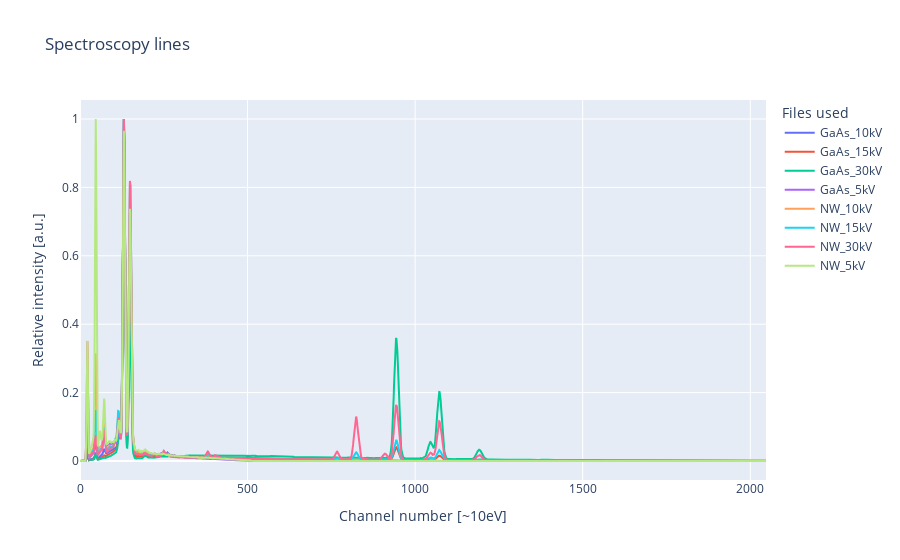

The notebook cell saved with this chart:
### Code cell
plotly_plot_multiple_spectra(get_multiple_data_arrays(filters=["NW", "GaAs"]), mode='lines')

### Figure 1 — Plotly figure (JSON) as saved in the notebook; plotly's stock layout.template omitted (floating-point values rounded to 4 significant figures; data arrays with more than 128 entries replaced by an {"elided": "..."} marker saying what was removed)
{"data": [{"mode": "lines", "name": "GaAs_10kV", "type": "scatter", "x": {"elided": "2048 int values"}, "y": {"elided": "2048 float values"}}, {"mode": "lines", "name": "GaAs_15kV", "type": "scatter", "x": {"elided": "2048 int values"}, "y": {"elided": "2048 float values"}}, {"mode": "lines", "name": "GaAs_30kV", "type": "scatter", "x": {"elided": "2048 int values"}, "y": {"elided": "2048 float values"}}, {"mode": "lines", "name": "GaAs_5kV", "type": "scatter", "x": {"elided": "2048 int values"}, "y": {"elided": "2048 float values"}}, {"mode": "lines", "name": "NW_10kV", "type": "scatter", "x": {"elided": "2048 int values"}, "y": {"elided": "2048 float values"}}, {"mode": "lines", "name": "NW_15kV", "type": "scatter", "x": {"elided": "2048 int values"}, "y": {"elided": "2048 float values"}}, {"mode": "lines", "name": "NW_30kV", "type": "scatter", "x": {"elided": "2048 int values"}, "y": {"elided": "2048 float values"}}, {"mode": "lines", "name": "NW_5kV", "type": "scatter", "x": {"elided": "2048 int values"}, "y": {"elided": "2048 float values"}}], "layout": {"legend": {"title": {"text": "Files used"}}, "title": {"text": "Spectroscopy lines"}, "xaxis": {"title": {"text": "Channel number [~10eV]"}}, "yaxis": {"title": {"text": "Relative intensity [a.u.]"}}}}
